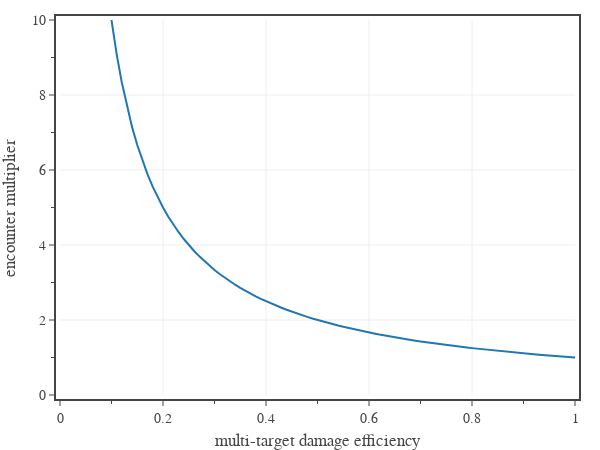

The notebook cell this image was saved under:
### Code cell
# Multi-target encounter multiplier as a function of multi-target damage efficiency.
# create figure
fig = go.Figure(
    layout=go.Layout(
        template=tfb.FIG_TEMPLATE,
        margin=dict(l=60, r=25, b=55, t=20, pad=4),
        xaxis=dict(
            title_text='multi-target damage efficiency',
            range=[0.0,1.0],
            tick0=0, dtick=0.2,
            minor=dict(tick0=0, dtick=0.1),
        ),
        yaxis=dict(
            title_text='encounter multiplier',
            range=[0,10],
            tick0=0, dtick=2,
            minor=dict(tick0=0, dtick=1),
        ),
    )
)

eff = np.linspace(0.1, 1.0, 91)
em = [encounter_multiplier_approx(pc_count=4, npc_count=1, pc_deaths=0, aoe_pct=1.0, aoe_eff=x) for x in eff]
fig.add_trace(go.Scatter(
    x=eff, 
    y=em,
    mode='lines', 
    hovertemplate=
        'MT efficiency %{x:.2f}<br>'+
        'multiplier %{y:,.1f}' + 
        '<extra></extra>'
))

# show figure
fig.update_layout(width=600, height=450)
fig.show(config=tfb.FIG_CONFIG)

# save figures
if SAVEFIGS:
    fig.update_layout(autosize=True, width=None, height=None)
    tfb.save_fig_html(fig, format='large', name='fig-encounter-multiplier-general-multi-target-large')
    tfb.save_fig_html(fig, format='small', name='fig-encounter-multiplier-general-multi-target-small')

### Figure 1 — Plotly figure (JSON) as saved in the notebook; plotly's stock layout.template omitted (floating-point values rounded to 4 significant figures)
{"data": [{"hovertemplate": "MT efficiency %{x:.2f}<br>multiplier %{y:,.1f}<extra></extra>", "mode": "lines", "type": "scatter", "x": [0.1, 0.11, 0.12, 0.13, 0.14, 0.15, 0.16, 0.17, 0.18, 0.19, 0.2, 0.21, 0.22, 0.23, 0.24, 0.25, 0.26, 0.27, 0.28, 0.29, 0.3, 0.31, 0.32, 0.33, 0.34, 0.35, 0.36, 0.37, 0.38, 0.39, 0.4, 0.41, 0.42, 0.43, 0.44, 0.45, 0.46, 0.47, 0.48, 0.49, 0.5, 0.51, 0.52, 0.53, 0.54, 0.55, 0.56, 0.57, 0.58, 0.59, 0.6, 0.61, 0.62, 0.63, 0.64, 0.65, 0.66, 0.67, 0.68, 0.69, 0.7, 0.71, 0.72, 0.73, 0.74, 0.75, 0.76, 0.77, 0.78, 0.79, 0.8, 0.81, 0.82, 0.83, 0.84, 0.85, 0.86, 0.87, 0.88, 0.89, 0.9, 0.91, 0.92, 0.93, 0.94, 0.95, 0.96, 0.97, 0.98, 0.99, 1], "y": [10, 9.091, 8.333, 7.692, 7.143, 6.667, 6.25, 5.882, 5.556, 5.263, 5, 4.762, 4.545, 4.348, 4.167, 4, 3.846, 3.704, 3.571, 3.448, 3.333, 3.226, 3.125, 3.03, 2.941, 2.857, 2.778, 2.703, 2.632, 2.564, 2.5, 2.439, 2.381, 2.326, 2.273, 2.222, 2.174, 2.128, 2.083, 2.041, 2, 1.961, 1.923, 1.887, 1.852, 1.818, 1.786, 1.754, 1.724, 1.695, 1.667, 1.639, 1.613, 1.587, 1.562, 1.538, 1.515, 1.493, 1.471, 1.449, 1.429, 1.408, 1.389, 1.37, 1.351, 1.333, 1.316, 1.299, 1.282, 1.266, 1.25, 1.235, 1.22, 1.205, 1.19, 1.176, 1.163, 1.149, 1.136, 1.124, 1.111, 1.099, 1.087, 1.075, 1.064, 1.053, 1.042, 1.031, 1.02, 1.01, 1]}], "layout": {"height": 450, "margin": {"b": 55, "l": 60, "pad": 4, "r": 25, "t": 20}, "width": 600, "xaxis": {"dtick": 0.2, "minor": {"dtick": 0.1, "tick0": 0}, "range": [0, 1], "tick0": 0, "title": {"text": "multi-target damage efficiency"}}, "yaxis": {"dtick": 2, "minor": {"dtick": 1, "tick0": 0}, "range": [0, 10], "tick0": 0, "title": {"text": "encounter multiplier"}}}}
